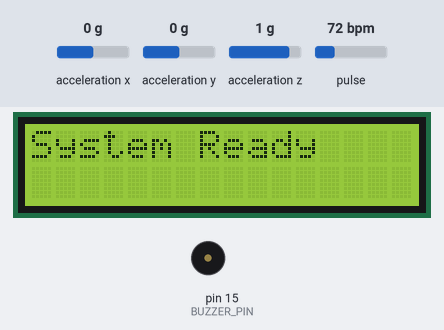
Bench run of a sketch on a simulated Arduino Uno, built with avr-gcc and run on an emulated ATmega328P. On the bench: 16×2 character LCD, buzzer (waves = sounding). The test bench sets the inputs (shaded band); at power-on: acceleration z 1 g, acceleration x 0 g, acceleration y 0 g, pulse 72 bpm. Random numbers use the default seed unless the sketch sets one; what the sketch prints to the serial monitor is not drawn.

Above: at 1.1 s.
At 3.2 s:
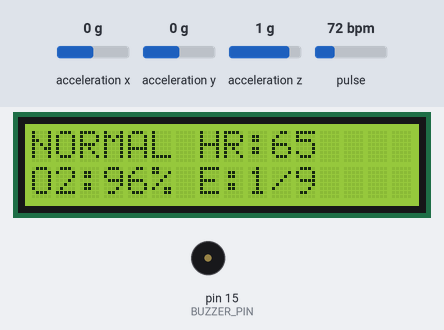
3.3 s: acceleration z set to 0.8 g
At 4.1 s:
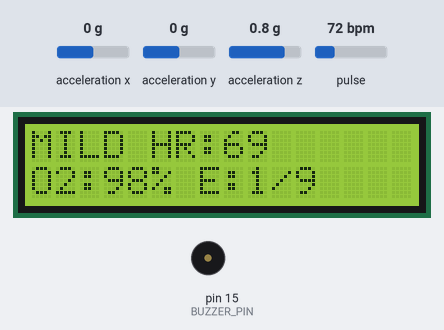
5.7 s: acceleration z set to -1.4 g
At 6.3 s:
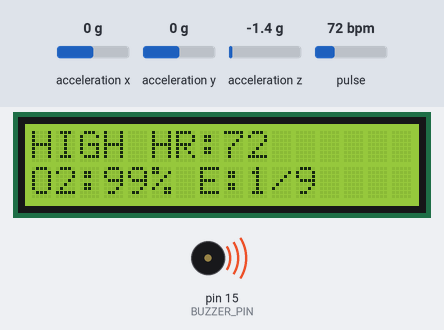
7.9 s: acceleration z set to -0.8 g
At 12.7 s:
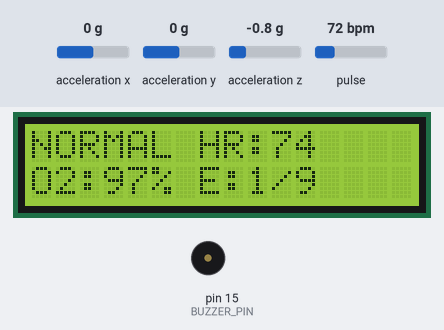
Timing chart, 0 to 14.2 s (numbered marks = the images above; inputs shaded):
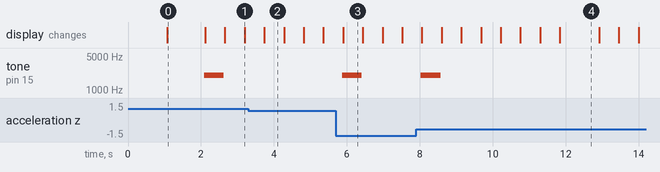

The sketch:

arduino_simulation.ino
```cpp
#include <Wire.h>
#include <Adafruit_Sensor.h>
#include <Adafruit_ADXL345_U.h>
#include "MAX30105.h"
#include "heartRate.h"
#include <LiquidCrystal_I2C.h>

// I2C Address for LCD (commonly 0x27 or 0x3F)
LiquidCrystal_I2C lcd(0x3F, 16, 2);
Adafruit_ADXL345_Unified accel = Adafruit_ADXL345_Unified(12345);
MAX30105 pulseSensor;

#define BUZZER_PIN 15

float contractionLevel = 0;
float lastZ = 0;
int heartRate = 70;
int spo2 = 95;
String labourStatus;
long lastBeatTime = 0;

// Estimated Due Date (EDD) Variables
int eddDay = 1;
int eddMonth = 9;
int eddYear = 2026;
unsigned long lastEDDupdate = 0;
int highStreak = 0;

// Constants from health monitoring logic
const unsigned long EDD_UPDATE_MIN_INTERVAL = 60000UL;
const int HIGH_STREAK_REQUIRED = 3;
const int EDD_SHIFT_DAYS_ON_HIGH = 3;

// Logic to classify contraction intensity based on movement
String classifyContraction(float value) {
  if (value < 0.5) return "NORMAL";
  else if (value < 1.2) return "LOW";
  else if (value < 2.0) return "MILD";
  else return "HIGH";
}

// Logic to shift EDD days (handles month/year rollover)
void shiftEDDdays(int n) {
  if (n == 0) return;

  if (n > 0) {
    eddDay += n;
    while (eddDay > 30) {
      eddDay -= 30;
      eddMonth++;
      if (eddMonth > 12) {
        eddMonth = 1;
        eddYear++;
      }
    }
  } else {
    int move = -n;
    while (move > 0) {
      eddDay--;
      move--;
      if (eddDay < 1) {
        eddMonth--;
        eddDay += 30;
        if (eddMonth < 1) {
          eddMonth = 12;
          eddYear--;
        }
      }
    }
  }
}

// Check for labor progression and update EDD
void tryUpdateEDD_BasedOnHigh() {
  unsigned long now = millis();

  if (labourStatus == "HIGH") highStreak++;
  else highStreak = 0;

  if (highStreak >= HIGH_STREAK_REQUIRED && (now - lastEDDupdate) >= EDD_UPDATE_MIN_INTERVAL) {
    shiftEDDdays(-EDD_SHIFT_DAYS_ON_HIGH);
    lastEDDupdate = now;
    highStreak = 0;

    Serial.print("*** EDD UPDATED -> ");
    Serial.print(eddDay); Serial.print("-");
    Serial.print(eddMonth); Serial.print("-");
    Serial.println(eddYear);
  }
}

void setup() {
  Serial.begin(115200);
  delay(1000);
  Serial.println("Starting MomSignal Smart Belt...");

  pinMode(BUZZER_PIN, OUTPUT);
  digitalWrite(BUZZER_PIN, LOW);

  // LCD Initialization
  lcd.init();
  lcd.backlight();
  lcd.clear();
  lcd.setCursor(0, 0);
  lcd.print("System Ready");
  delay(1000);

  // ADXL345 Initialization
  if (!accel.begin()) {
    Serial.println("ADXL345 NOT FOUND");
  } else {
    accel.setRange(ADXL345_RANGE_4_G);
    Serial.println("ADXL345 Ready");
  }

  // MAX30105 Initialization
  if (!pulseSensor.begin()) {
    Serial.println("MAX30105 NOT FOUND");
  } else {
    pulseSensor.setup();
    pulseSensor.setPulseAmplitudeRed(0xAF);
    pulseSensor.setPulseAmplitudeIR(0xAF);
    Serial.println("MAX30105 Ready");
  }

  Serial.println("System Ready\n");
}

void loop() {
  // -------- ADXL345 Sensing --------
  sensors_event_t event;
  accel.getEvent(&event);

  contractionLevel = abs(event.acceleration.z - lastZ);
  lastZ = event.acceleration.z;
  labourStatus = classifyContraction(contractionLevel);

  // -------- MAX30105 Sensing --------
  long irValue = pulseSensor.getIR();
  if (irValue > 2000) {
    // Placeholder for actual heart rate and spo2 logic
    heartRate = 70 + random(-5, 5);
    spo2 = 98 + random(-2, 2);
  } else {
    // Fallback values when sensor is not active
    heartRate = 60 + random(0, 40);
    spo2 = 95 + random(-5, 5);
  }

  // -------- Labor Logic --------
  tryUpdateEDD_BasedOnHigh();

  // -------- Alerts --------
  if (labourStatus == "HIGH") {
    tone(BUZZER_PIN, 2000);
  } else {
    noTone(BUZZER_PIN);
  }

  // -------- LCD Update --------
  lcd.clear();
  lcd.setCursor(0, 0);
  lcd.print(labourStatus);
  lcd.print(" HR:");
  lcd.print(heartRate);

  lcd.setCursor(0, 1);
  lcd.print("O2:");
  lcd.print(spo2);
  lcd.print("% E:");
  lcd.print(eddDay);
  lcd.print("/");
  lcd.print(eddMonth);

  // -------- Serial Logging (replacing cout) --------
  Serial.print("Contraction: "); Serial.print(contractionLevel, 2);
  Serial.print(" | Status: "); Serial.print(labourStatus);
  Serial.print(" | HR: "); Serial.print(heartRate);
  Serial.print(" | SpO2: "); Serial.print(spo2);
  Serial.print(" | EDD: ");
  Serial.print(eddDay); Serial.print("-");
  Serial.print(eddMonth); Serial.print("-");
  Serial.print(eddYear);
  Serial.println();

  delay(500);
}
```

Measured:
- after the input at 5.7 s, tone on pin 15 (BUZZER_PIN): silent → 2000 Hz after 0.17 s, → silent 0.54 s later
- after the input at 7.9 s, tone on pin 15 (BUZZER_PIN): silent → 2000 Hz after 0.13 s, → silent 0.54 s later
- what the display in image 0 shows lasts 1.0 s, from 1.1 s to 2.1 s
- what the display in image 2 shows lasts 0.6 s, from 3.7 s to 4.3 s
- what the display in image 4 shows lasts 1.1 s, from 11.8 s to 12.9 s
